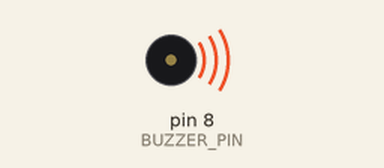
Bench run of a sketch on a simulated Arduino Uno, built with avr-gcc and run on an emulated ATmega328P. Parts: buzzer (waves = sounding). What the sketch prints to the serial monitor is not drawn.

Above: at 1.2 s.
At 8.9 s:
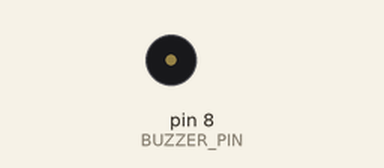
Timing chart, 0 to 12.8 s (numbered marks = the images above):
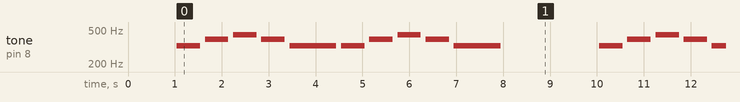

The sketch:

buzzer.ino
```cpp
/*
 * Project: Musical Buzzer - "Fix You" by Coldplay
 * Description: Play a melody using passive buzzer with tone() function
 * Author: Arduino IoT Projects
 * Date: 2025
 * Hardware: Arduino Uno, Passive Buzzer
 */

// Pin definition
const int BUZZER_PIN = 8;

// Musical notes frequencies (in Hz)
// Based on "Fix You" by Coldplay melody
const int melody[] = {
  329,  // E4
  392,  // G4
  440,  // A4
  392,  // G4
  329,  // E4
  329,  // E4
  392,  // G4
  440,  // A4
  392,  // G4
  329   // E4
};

// Note durations (in milliseconds)
const int noteDurations[] = {
  500,  // Quarter note
  500,  // Quarter note
  500,  // Quarter note
  500,  // Quarter note
  1000, // Half note
  500,  // Quarter note
  500,  // Quarter note
  500,  // Quarter note
  500,  // Quarter note
  1000  // Half note
};

// Constants
const int MELODY_LENGTH = sizeof(melody) / sizeof(melody[0]);
const int NOTE_PAUSE = 100;    // Pause between notes (ms)
const int MELODY_PAUSE = 2000; // Pause between melody repetitions (ms)

void setup() {
  // Initialize serial communication for debugging
  Serial.begin(9600);
  Serial.println("=== Musical Buzzer Project ===");
  Serial.println("Playing: Fix You by Coldplay");
  Serial.println("Press Ctrl+C to stop");

  // Configure buzzer pin as output
  pinMode(BUZZER_PIN, OUTPUT);

  // Ensure buzzer is off initially
  noTone(BUZZER_PIN);

  Serial.println("Starting melody...");
  delay(1000);
}

void loop() {
  // Play the complete melody
  playMelody();

  // Pause before repeating
  Serial.println("Melody completed. Waiting before repeat...");
  delay(MELODY_PAUSE);
}

/**
 * Play the complete melody
 */
void playMelody() {
  Serial.println("🎵 Playing melody...");

  for (int i = 0; i < MELODY_LENGTH; i++) {
    // Play current note
    playNote(melody[i], noteDurations[i], i + 1);

    // Pause between notes
    delay(NOTE_PAUSE);
  }

  // Stop any remaining tone
  noTone(BUZZER_PIN);
}

/**
 * Play a single musical note
 * @param frequency: Note frequency in Hz
 * @param duration: Note duration in milliseconds
 * @param noteNumber: Current note number for serial output
 */
void playNote(int frequency, int duration, int noteNumber) {
  // Display note information
  Serial.print("Note ");
  Serial.print(noteNumber);
  Serial.print("/");
  Serial.print(MELODY_LENGTH);
  Serial.print(": ");
  Serial.print(frequency);
  Serial.print(" Hz for ");
  Serial.print(duration);
  Serial.println(" ms");

  // Play the note
  tone(BUZZER_PIN, frequency, duration);

  // Wait for the note duration
  delay(duration);

  // Stop the tone
  noTone(BUZZER_PIN);
}

/**
 * Function to play a test tone (useful for debugging)
 */
void playTestTone() {
  tone(BUZZER_PIN, 1000, 500); // 1kHz for 500ms
  delay(600);
  noTone(BUZZER_PIN);
}
```
